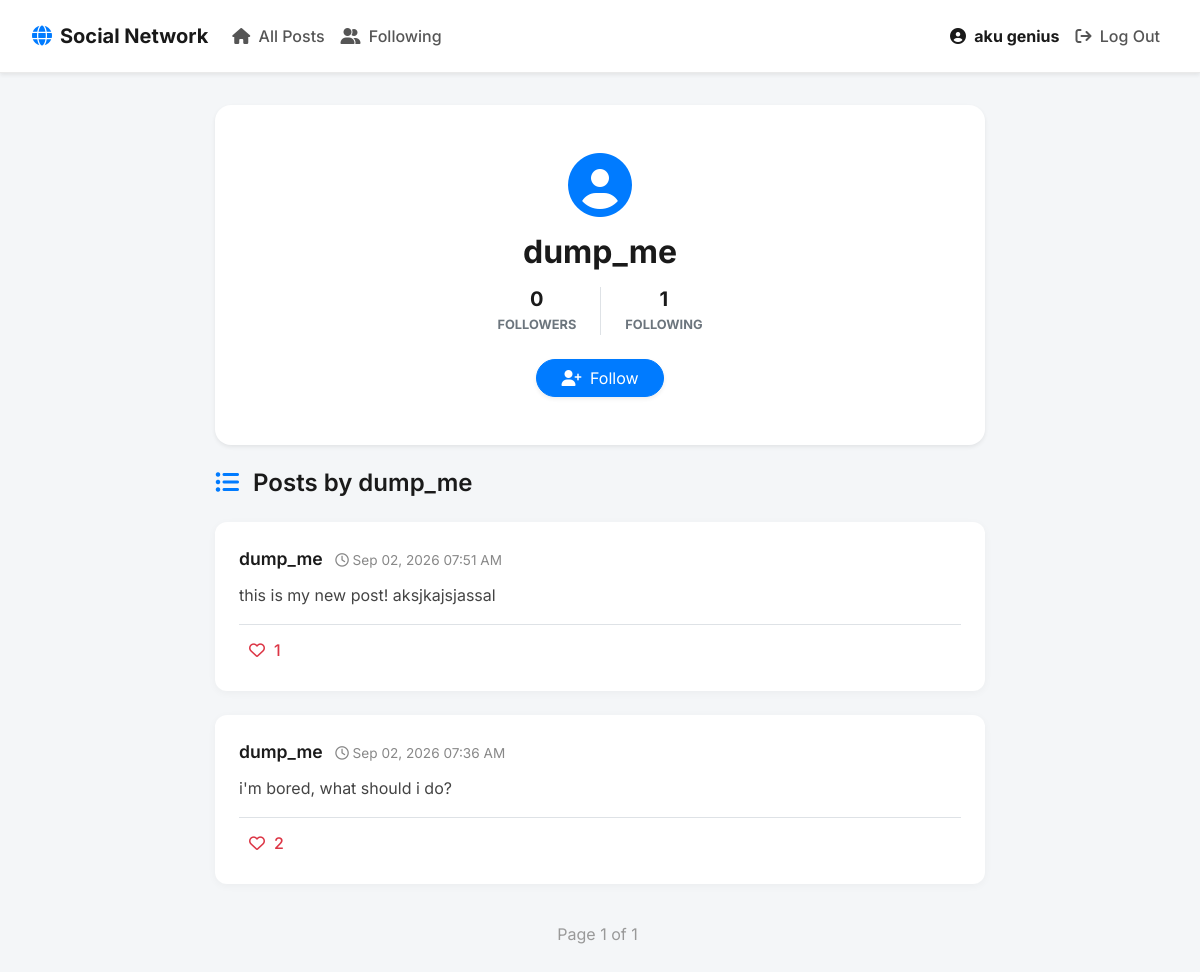
Page /profile/dump_me (signed in) on the committed database.
### network/models.py (models this page shows)
class User(AbstractUser):
    pass

class Post(models.Model):
    author = models.ForeignKey(
        User, on_delete = models.CASCADE, related_name="posts"
    )
    content = models.TextField()
    timestamp = models.DateTimeField(auto_now_add=True)
    likes = models.ManyToManyField(
        User, blank = True, related_name = "liked_posts"
    )

### network/views.py (the view)
# urls.py: path("profile/<str:username>", views.profile, name="profile"),
def profile(request, username):
    try:
        profile_user = User.objects.get(username=username)
    except User.DoesNotExist:
        return HttpResponseRedirect(reverse("index"))
    posts = Post.objects.filter(author=profile_user).order_by("-timestamp")
    paginator = Paginator(posts, 10)
    page_number = request.GET.get('page')
    page_obj = paginator.get_page(page_number)
    followers_count = Follow.objects.filter(following=profile_user).count()
    following_count = Follow.objects.filter(follower=profile_user).count()
    is_following = False
    if request.user.is_authenticated and request.user != profile_user:
        is_following = Follow.objects.filter(follower=request.user, following=profile_user).exists()
    return render(request, "network/profile.html", {
        "profile_user": profile_user,
        "page_obj": page_obj,
        "followers_count": followers_count,
        "following_count": following_count,
        "is_following": is_following
    })

### network/templates/network/profile.html (shortened to what this page needs)
{% extends "network/layout.html" %}
{% block body %}
    <div class="card mb-4 shadow-sm border-0" style="border-radius: 16px;">
        <div class="card-body text-center py-5">
            <div class="mb-3">
                <i class="fa-solid fa-user-circle text-primary" style="font-size: 4rem;"></i>
            </div>
            <h2 class="font-weight-bold mb-3">{{ profile_user.username }}</h2>
            <div class="d-flex justify-content-center mb-4 gap-3">
                <div class="px-4 border-right">
                    <h5 class="font-weight-bold mb-0">{{ followers_count }}</h5>
                    <span class="text-muted small text-uppercase font-weight-bold">Followers</span>
                </div>
                <div class="px-4">
                    <h5 class="font-weight-bold mb-0">{{ following_count }}</h5>
                    <span class="text-muted small text-uppercase font-weight-bold">Following</span>
                </div>
            </div>
            {% if user.is_authenticated and user != profile_user %}
                <form action="{% url 'follow' profile_user.username %}" method="post">
                    {% if is_following %}
                        <button type="submit" class="btn btn-outline-danger px-4 rounded-pill"><i class="fa-solid fa-user-minus mr-1"></i> Unfollow</button>
                    {% else %}
                        <button type="submit" class="btn btn-primary px-4 rounded-pill shadow-sm"><i class="fa-solid fa-user-plus mr-1"></i> Follow</button>
                    {% endif %}
                </form>
            {% endif %}
        </div>
    </div>
    <h4 class="mb-4"><i class="fa-solid fa-list-ul text-primary mr-2"></i> Posts by {{ profile_user.username }}</h4>
    <div id="posts-container">
        {% include "network/posts.html" %}
    </div>
{% endblock %}

### network/templates/network/layout.html (shortened to what this page needs)
{% load static %}
<!DOCTYPE html>
<html lang="en">
    <head>
        <link rel="stylesheet" href="https://cdnjs.cloudflare.com/ajax/libs/font-awesome/6.4.0/css/all.min.css">
        <link rel="stylesheet" href="https://stackpath.bootstrapcdn.com/bootstrap/4.4.1/css/bootstrap.min.css">
        <link href="{% static 'network/styles.css' %}" rel="stylesheet">
    </head>
    <body>
        <nav class="navbar navbar-expand-lg navbar-light bg-white shadow-sm custom-navbar">
            <a class="navbar-brand font-weight-bold" href="{% url 'index' %}">
                <i class="fa-solid fa-globe text-primary mr-2"></i>Social Network
            </a>
            <div class="collapse navbar-collapse" id="navbarNav">
              <ul class="navbar-nav mr-auto">
                <li class="nav-item">
                  <a class="nav-link" href="{% url 'index' %}"><i class="fa-solid fa-house mr-1"></i> All Posts</a>
                </li>
                {% if user.is_authenticated %}
                    <li class="nav-item">
                        <a class="nav-link" href="{% url 'following' %}"><i class="fa-solid fa-user-group mr-1"></i> Following</a>
                    </li>
                {% endif %}
              </ul>
              <ul class="navbar-nav ml-auto">
                {% if user.is_authenticated %}
                    <li class="nav-item">
                        <a class="nav-link user-profile-link" href="{% url 'profile' user.username %}">
                            <i class="fa-solid fa-user-circle mr-1"></i> <strong>{{ user.username }}</strong>
                        </a>
                    </li>
                    <li class="nav-item">
                        <a class="nav-link text-danger" href="{% url 'logout' %}"><i class="fa-solid fa-arrow-right-from-bracket mr-1"></i> Log Out</a>
                    </li>
                {% endif %}
              </ul>
            </div>
        </nav>
        <div class="body-content">
            {% block body %}
            {% endblock %}
        </div>
    </body>
</html>

### network/templates/network/posts.html (shortened to what this page needs)
{% for post in page_obj %}
    <div class="card" data-post-id="{{ post.id }}">
        <div class="card-body">
            <div class="d-flex justify-content-between align-items-center mb-2">
                <div>
                    <a href="{% url 'profile' post.author.username %}" class="post-author">{{ post.author.username }}</a>
                    <span class="post-timestamp ml-2"><i class="fa-regular fa-clock"></i> {{ post.timestamp|date:"M d, Y h:i A" }}</span>
                </div>
            </div>
            <div class="card-text post-content">{{ post.content }}</div>
            <div class="post-likes mt-3 border-top pt-2">
                {% if user.is_authenticated %}
                    <button class="like-btn {% if user in post.likes.all %}liked{% endif %}">
                        {% if user in post.likes.all %}
                            <i class="fa-solid fa-heart text-danger"></i>
                        {% else %}
                            <i class="fa-regular fa-heart"></i>
                        {% endif %}
                        <span class="like-count ml-1">{{ post.likes.count }}</span>
                    </button>
                {% else %}
                    <div class="text-muted" style="padding: 5px 10px;">
                        <i class="fa-solid fa-heart text-danger"></i> <span class="like-count ml-1">{{ post.likes.count }}</span>
                    </div>
                {% endif %}
            </div>
        </div>
    </div>
{% empty %}
    <div class="text-center py-5">
        <i class="fa-solid fa-folder-open text-muted" style="font-size: 3rem;"></i>
        <p class="mt-3 text-muted">No posts found.</p>
    </div>
{% endfor %}
<nav aria-label="Page navigation">
    <ul class="pagination">
        <li class="page-item disabled"><span class="page-link">Page {{ page_obj.number }} of {{ page_obj.paginator.num_pages }}</span></li>
    </ul>
</nav>

### network/static/network/styles.css (style rules this page uses)
body { font-family: 'Inter', sans-serif; background-color: #f4f6f8; color: #333; }
h1, h2, h3, h4, h5, h6 { font-weight: 600; color: #1a1a1a; }
.custom-navbar { padding: 1rem 2rem; border-bottom: 1px solid #eaeaea; }
.custom-navbar .nav-link { font-weight: 500; color: #555 !important; transition: color 0.2s ease, transform 0.2s ease; }
.custom-navbar .user-profile-link { color: #1a1a1a !important; }
.body-content { max-width: 800px; margin: 0 auto; padding: 2rem 15px; }
.card { border: none; border-radius: 12px; background: #ffffff; box-shadow: 0 2px 8px rgba(0,0,0,0.04); transition: transform 0.3s ease, box-shadow 0.3s ease; margin-bottom: 1.5rem; }
.card-body { padding: 1.5rem; }
.post-author { font-size: 1.1rem; font-weight: 600; color: #1a1a1a; text-decoration: none; transition: color 0.2s; }
.post-timestamp { font-size: 0.85rem; color: #888; }
.post-content { font-size: 1rem; line-height: 1.6; margin-top: 10px; margin-bottom: 15px; color: #444; }
.like-btn { background: none; border: none; padding: 5px 10px; border-radius: 20px; color: #dc3545; transition: all 0.2s ease; display: flex; align-items: center; gap: 5px; font-weight: 500; }
.like-btn i { transition: transform 0.2s cubic-bezier(0.175, 0.885, 0.32, 1.275); }
.pagination { justify-content: center; margin-top: 2rem; }
.page-link { color: #555; border: none; margin: 0 5px; border-radius: 8px !important; transition: all 0.2s ease; }
.page-item.disabled .page-link { background-color: transparent; color: #999; }

### rows in the picture
User: username "aku genius"
User: username "dump_me"
Post: author.username "dump_me", timestamp "Sep 02, 2026 07:51 AM", content "this is my new post! aksjkajsjassal", likes.count "1"
Post: author.username "dump_me", timestamp "Sep 02, 2026 07:36 AM", content "i'm bored, what should i do?", likes.count "2"

### other values in the picture
{{ followers_count }} "0"
{{ following_count }} "1"
{{ page_obj.number }} "1"
{{ page_obj.paginator.num_pages }} "1"
